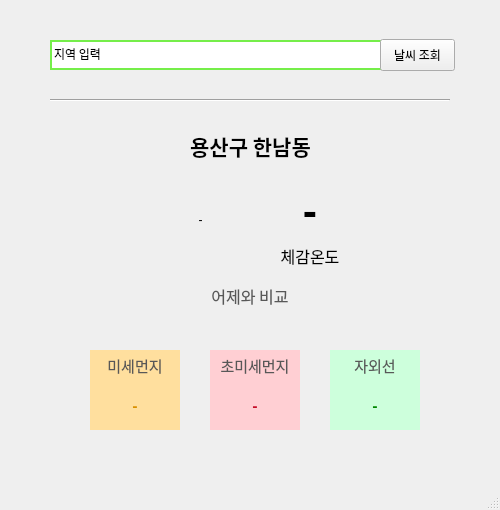
<?xml version="1.0" encoding="UTF-8"?>
<ui version="4.0">
 <class>MainWindow</class>
 <widget class="QMainWindow" name="MainWindow">
  <property name="geometry">
   <rect>
    <x>0</x>
    <y>0</y>
    <width>500</width>
    <height>510</height>
   </rect>
  </property>
  <property name="windowTitle">
   <string>MainWindow</string>
  </property>
  <widget class="QWidget" name="centralwidget">
   <widget class="QLineEdit" name="area_input">
    <property name="geometry">
     <rect>
      <x>50</x>
      <y>40</y>
      <width>391</width>
      <height>30</height>
     </rect>
    </property>
    <property name="font">
     <font>
      <family>맑은 고딕 Semilight</family>
     </font>
    </property>
    <property name="styleSheet">
     <string notr="true">border:2px solid rgb(117, 238, 74);</string>
    </property>
    <property name="text">
     <string>지역 입력</string>
    </property>
   </widget>
   <widget class="QPushButton" name="search_btn">
    <property name="geometry">
     <rect>
      <x>380</x>
      <y>39</y>
      <width>75</width>
      <height>32</height>
     </rect>
    </property>
    <property name="font">
     <font>
      <family>맑은 고딕 Semilight</family>
      <weight>50</weight>
      <bold>false</bold>
     </font>
    </property>
    <property name="text">
     <string>날씨 조회</string>
    </property>
   </widget>
   <widget class="QLabel" name="area_out">
    <property name="geometry">
     <rect>
      <x>90</x>
      <y>130</y>
      <width>321</width>
      <height>31</height>
     </rect>
    </property>
    <property name="font">
     <font>
      <family>한컴 말랑말랑 Regular</family>
      <pointsize>16</pointsize>
      <weight>75</weight>
      <bold>true</bold>
     </font>
    </property>
    <property name="text">
     <string>용산구 한남동</string>
    </property>
    <property name="alignment">
     <set>Qt::AlignCenter</set>
    </property>
   </widget>
   <widget class="Line" name="line">
    <property name="geometry">
     <rect>
      <x>50</x>
      <y>90</y>
      <width>400</width>
      <height>20</height>
     </rect>
    </property>
    <property name="font">
     <font>
      <pointsize>8</pointsize>
     </font>
    </property>
    <property name="styleSheet">
     <string notr="true"/>
    </property>
    <property name="orientation">
     <enum>Qt::Horizontal</enum>
    </property>
   </widget>
   <widget class="QLabel" name="weather_img">
    <property name="geometry">
     <rect>
      <x>160</x>
      <y>160</y>
      <width>81</width>
      <height>120</height>
     </rect>
    </property>
    <property name="text">
     <string>-</string>
    </property>
    <property name="alignment">
     <set>Qt::AlignCenter</set>
    </property>
   </widget>
   <widget class="QLabel" name="temp_out">
    <property name="geometry">
     <rect>
      <x>240</x>
      <y>140</y>
      <width>140</width>
      <height>140</height>
     </rect>
    </property>
    <property name="font">
     <font>
      <family>Segoe UI Variable Display</family>
      <pointsize>31</pointsize>
      <weight>75</weight>
      <bold>true</bold>
     </font>
    </property>
    <property name="text">
     <string>-</string>
    </property>
    <property name="alignment">
     <set>Qt::AlignCenter</set>
    </property>
   </widget>
   <widget class="QLabel" name="comprsn_yest">
    <property name="geometry">
     <rect>
      <x>100</x>
      <y>280</y>
      <width>300</width>
      <height>31</height>
     </rect>
    </property>
    <property name="font">
     <font>
      <family>한컴 말랑말랑 Regular</family>
      <pointsize>12</pointsize>
      <weight>50</weight>
      <bold>false</bold>
     </font>
    </property>
    <property name="styleSheet">
     <string notr="true">color:rgb(88, 88, 88);</string>
    </property>
    <property name="text">
     <string>어제와 비교</string>
    </property>
    <property name="alignment">
     <set>Qt::AlignCenter</set>
    </property>
   </widget>
   <widget class="QLabel" name="p_temp_out">
    <property name="geometry">
     <rect>
      <x>240</x>
      <y>240</y>
      <width>140</width>
      <height>31</height>
     </rect>
    </property>
    <property name="font">
     <font>
      <family>한컴 말랑말랑 Regular</family>
      <pointsize>12</pointsize>
      <weight>50</weight>
      <bold>false</bold>
     </font>
    </property>
    <property name="text">
     <string>체감온도</string>
    </property>
    <property name="alignment">
     <set>Qt::AlignCenter</set>
    </property>
   </widget>
   <widget class="QLabel" name="fdust_lb">
    <property name="geometry">
     <rect>
      <x>90</x>
      <y>350</y>
      <width>90</width>
      <height>30</height>
     </rect>
    </property>
    <property name="font">
     <font>
      <family>한컴 말랑말랑 Regular</family>
      <pointsize>11</pointsize>
      <weight>50</weight>
      <bold>false</bold>
     </font>
    </property>
    <property name="styleSheet">
     <string notr="true">background-color:rgb(255, 223, 158);
color:rgb(88, 88, 88);</string>
    </property>
    <property name="text">
     <string>미세먼지</string>
    </property>
    <property name="alignment">
     <set>Qt::AlignCenter</set>
    </property>
   </widget>
   <widget class="QLabel" name="sfdust_lb">
    <property name="geometry">
     <rect>
      <x>210</x>
      <y>350</y>
      <width>90</width>
      <height>30</height>
     </rect>
    </property>
    <property name="font">
     <font>
      <family>한컴 말랑말랑 Regular</family>
      <pointsize>11</pointsize>
      <weight>50</weight>
      <bold>false</bold>
     </font>
    </property>
    <property name="styleSheet">
     <string notr="true">background-color:rgb(255, 207, 211);
color:rgb(88, 88, 88);</string>
    </property>
    <property name="text">
     <string>초미세먼지</string>
    </property>
    <property name="alignment">
     <set>Qt::AlignCenter</set>
    </property>
   </widget>
   <widget class="QLabel" name="fdust_out">
    <property name="geometry">
     <rect>
      <x>90</x>
      <y>380</y>
      <width>90</width>
      <height>50</height>
     </rect>
    </property>
    <property name="font">
     <font>
      <family>한컴 말랑말랑 Regular</family>
      <pointsize>11</pointsize>
      <weight>75</weight>
      <bold>true</bold>
     </font>
    </property>
    <property name="styleSheet">
     <string notr="true">background-color: rgb(255, 223, 158);
color:rgb(216, 144, 0);</string>
    </property>
    <property name="text">
     <string>-</string>
    </property>
    <property name="alignment">
     <set>Qt::AlignCenter</set>
    </property>
   </widget>
   <widget class="QLabel" name="sfdust_out">
    <property name="geometry">
     <rect>
      <x>210</x>
      <y>380</y>
      <width>90</width>
      <height>50</height>
     </rect>
    </property>
    <property name="font">
     <font>
      <family>한컴 말랑말랑 Regular</family>
      <pointsize>11</pointsize>
      <weight>75</weight>
      <bold>true</bold>
     </font>
    </property>
    <property name="styleSheet">
     <string notr="true">background-color:rgb(255, 207, 211);
color:rgb(197, 13, 40);</string>
    </property>
    <property name="text">
     <string>-</string>
    </property>
    <property name="alignment">
     <set>Qt::AlignCenter</set>
    </property>
   </widget>
   <widget class="QLabel" name="uv_out">
    <property name="geometry">
     <rect>
      <x>330</x>
      <y>380</y>
      <width>90</width>
      <height>50</height>
     </rect>
    </property>
    <property name="font">
     <font>
      <family>한컴 말랑말랑 Regular</family>
      <pointsize>11</pointsize>
      <weight>75</weight>
      <bold>true</bold>
     </font>
    </property>
    <property name="styleSheet">
     <string notr="true">background-color:rgb(205, 255, 220);
color:rgb(0, 134, 0);</string>
    </property>
    <property name="text">
     <string>-</string>
    </property>
    <property name="alignment">
     <set>Qt::AlignCenter</set>
    </property>
   </widget>
   <widget class="QLabel" name="uv_lb">
    <property name="geometry">
     <rect>
      <x>330</x>
      <y>350</y>
      <width>90</width>
      <height>30</height>
     </rect>
    </property>
    <property name="font">
     <font>
      <family>한컴 말랑말랑 Regular</family>
      <pointsize>11</pointsize>
      <weight>50</weight>
      <bold>false</bold>
     </font>
    </property>
    <property name="styleSheet">
     <string notr="true">background-color:rgb(205, 255, 220);
color:rgb(88, 88, 88);</string>
    </property>
    <property name="text">
     <string>자외선</string>
    </property>
    <property name="alignment">
     <set>Qt::AlignCenter</set>
    </property>
   </widget>
  </widget>
  <widget class="QMenuBar" name="menubar">
   <property name="geometry">
    <rect>
     <x>0</x>
     <y>0</y>
     <width>500</width>
     <height>21</height>
    </rect>
   </property>
  </widget>
  <widget class="QStatusBar" name="statusbar"/>
 </widget>
 <resources/>
 <connections/>
</ui>
